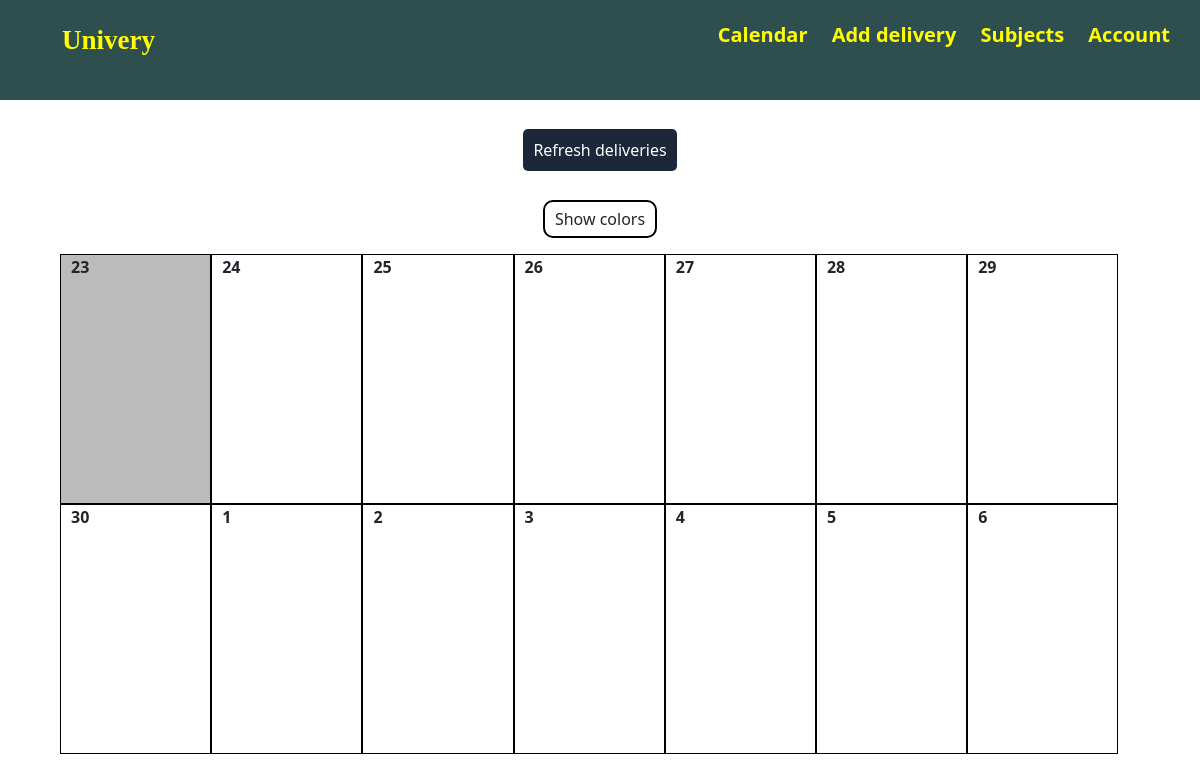
The app's page /calendar (signed in), older data.
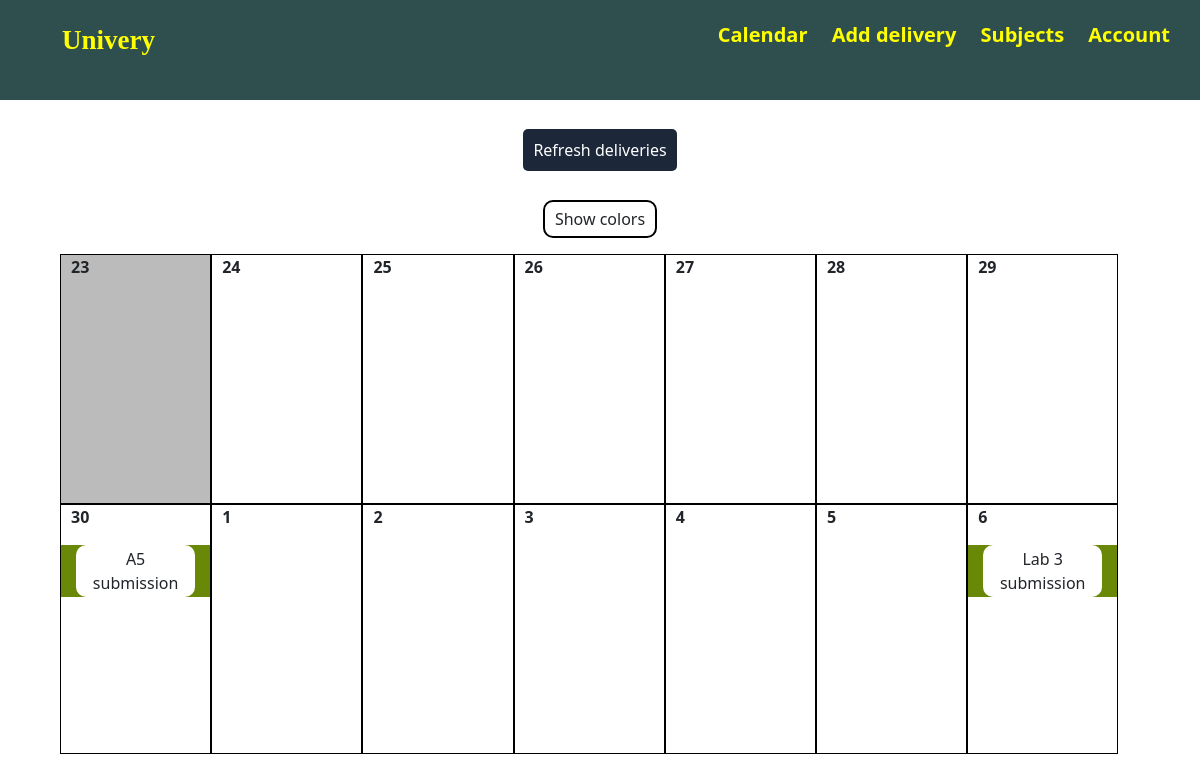
The same page, newer data.
### app/models.py (models this page shows, shortened)
class Delivery(db.Model):
    id = db.Column(db.Integer, primary_key=True)
    name = db.Column(db.String(50), nullable=False)
    description = db.Column(db.String(400))
    toDate = db.Column(db.DateTime, nullable=True)
    toDateStr = db.Column(db.String(20), nullable=True)
    url = db.Column(db.String(300), nullable=True)
    user_id = db.Column(db.Integer, db.ForeignKey('user.id'), nullable=False)
    subject_id = db.Column(db.Integer, db.ForeignKey('subject.id'), nullable=False)
    isDone = db.Column(db.Boolean, nullable=False, default=False)
    isEliminated = db.Column(db.Boolean, nullable=False, default=False)

### app/deliveries/routes.py (the view)
@deliveries.route("/calendar")
@login_required
def calendar():
    return render_template('delivery/calendar.html', title="Calendar",
        days=get_days(14))

### app/models.py (called while the page is built)
@login_manager.user_loader
def load_user(user_id):
    return User.query.get(int(user_id))

### app/templates/delivery/calendar.html
{% extends "home.html" %}
{% block deliveries %}
<div class="calendar">
    <div class="colors-calendar">
        <p class="colors-calendar-content" id="colors-btn">Show colors</p>
    </div>
    {% for day in days %}
    <div class="day" style="background-color: {{day['color']}};">
        <p class="day-corner">{{day['day']}}</p>
        {% for delivery, subject in day['deliveries'] %}
        <div onclick="openPopup([
                    '{{delivery.name}}',
                    '{{delivery.description}}',
                    '{{delivery.toDate}}',
                    '{{delivery.url}}',
                    'Done',
                    '{{subject.name}}',
                    '{{subject.id}}',
                    '{{delivery.id}}'
                    ], 'calendar')" style="background-color: {{subject.color}};" class="day-element">
            <p class="day-element-name">{{delivery.name}}</p>
        </div>
        {% endfor %}
    </div>
    {% endfor %}
</div>
{% endblock deliveries %}

Row changes from the older to the newer data that the page shows:
added Delivery: name "A5 submission", shown under "30"
added Delivery: name "Lab 3 submission", shown under "6"
